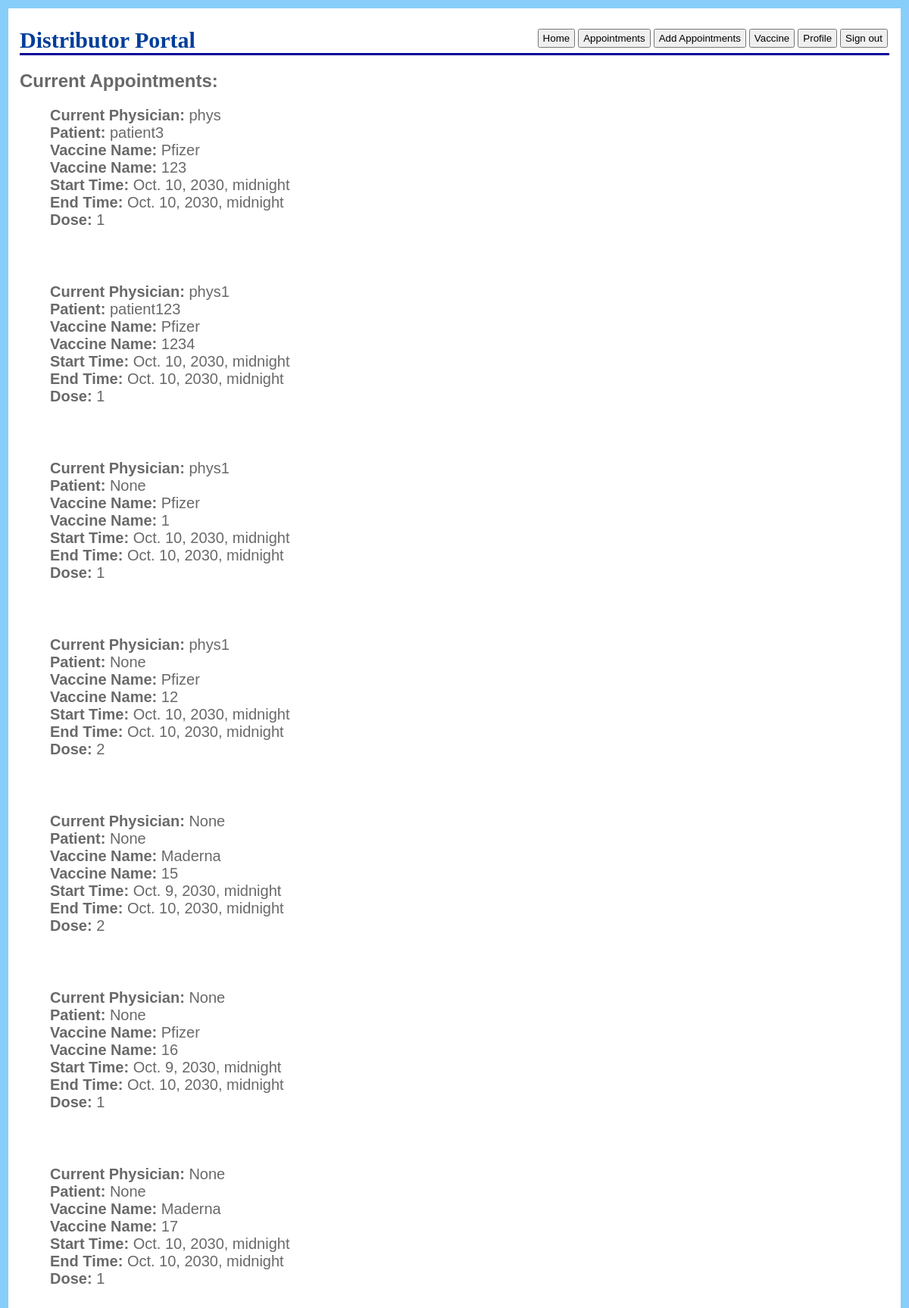
Before: /user/distributor/appointments (signed in) with the older database file.
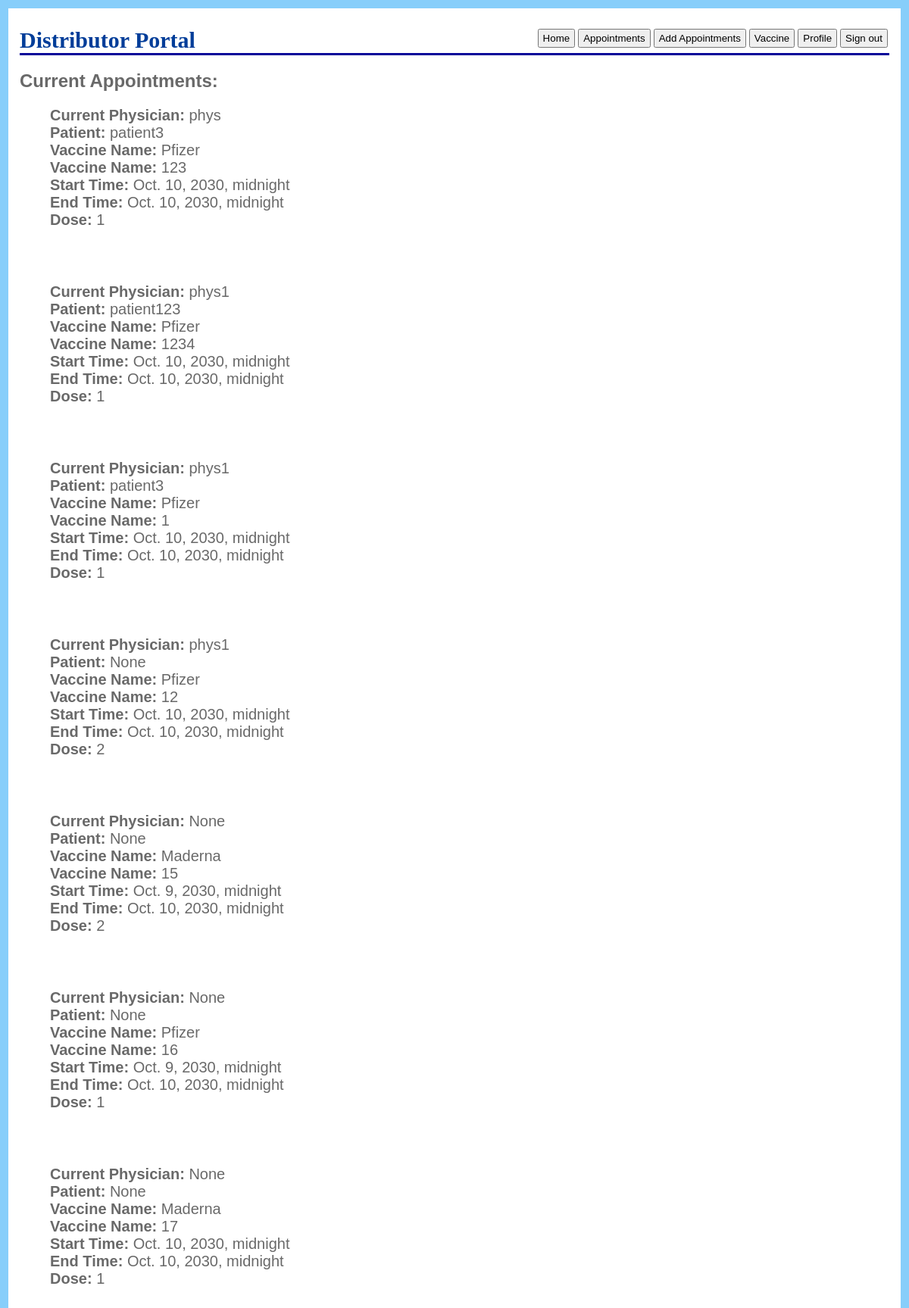
After: the same page with the newer database file.
### user/models.py (models this page shows, shortened)
class Appointment(models.Model):
    start_time = models.DateTimeField()
    end_time = models.DateTimeField()
    physician = models.ForeignKey('Physician', on_delete=models.CASCADE, default=None, null=True)
    patient = models.ForeignKey('Patient', on_delete=models.CASCADE, default=None, null=True)
    distributor = models.ForeignKey('Distributor', on_delete=models.CASCADE, default=None)
    vaccine_name = models.OneToOneField(Vaccine, on_delete=models.RESTRICT, max_length=256)
    dose = models.IntegerField(default=1)

class Physician(models.Model):
    user = models.OneToOneField(Account, on_delete=models.CASCADE, default=None)
    distributor = models.ForeignKey('Distributor', on_delete=models.CASCADE)
    def __str__(self):
        return self.user.username

class Account(AbstractUser):
    is_patient = models.BooleanField(default=False)
    is_physician = models.BooleanField(default=False)
    is_distributor = models.BooleanField(default=False)
    address_line = models.CharField(max_length=256)
    zip_code = models.CharField(max_length=12)
    city = models.CharField(max_length=256)
    state = models.CharField(max_length=256)
    country = models.CharField(max_length=256)

class Patient(models.Model):
    user = models.OneToOneField(Account, on_delete=models.CASCADE, default=None)
    age = models.IntegerField(default=0)
    preexisting = MultiSelectField(choices=preexistingChoices, default=None)
    occupation = MultiSelectField(choices=occupationChoices, default=None)
    living_situation = MultiSelectField(choices=livingChoices, default=None)
    def __str__(self):
        return self.user.username

class Vaccine(models.Model):
    vaccine_id = models.CharField(max_length=256)
    brand = models.CharField(max_length=256)
    dose_required = models.IntegerField()
    expiration_date = models.DateField()

### user/views.py (the view)
# urls.py: path('distributor/appointments', DistributorAppointmentView.as_view(), name='distributor_appointments'),
@method_decorator([login_required, distributor_required], name='dispatch')
class DistributorAppointmentView(ListView):
    model = Appointment
    template_name = 'user/distributor_appointments.html'
    def get_queryset(self):
        queryset = Appointment.objects.all()
        filtered_queryset = [_ for _ in queryset if _.distributor.user.username == self.request.user.username]
        return filtered_queryset

### user/templates/user/distributor_appointments.html (shortened to what this page needs)
<!DOCTYPE html>
<html lang="en">
<head>
</head>
<body>
    <div id="main">
        <h1>
            Distributor Portal
            <button onClick="window.location='/user/logout';" type="button">Sign out</button>
            <button onClick="window.location='/user/distributor/profile';" type="button">Profile</button>
            <button onClick="window.location='/user/distributor/vaccine';" type="button">Vaccine</button>
            <button onClick="window.location='/user/distributor/appointments/add';" type="button">Add Appointments</button>
            <button onClick="window.location='/user/distributor/appointments';" type="button">Appointments</button>
            <button onClick="window.location='/user/distributor';" type="button">Home</button>
        </h1>
        <h2>
            Current Appointments:
        </h2>
        <ul>
            {% for appointment in object_list %}
            <li><b>Current Physician:</b> {{ appointment.physician }}</li>
            <li><b>Patient:</b> {{ appointment.patient }}</li>
            <li><b>Vaccine Name:</b> {{ appointment.vaccine_name.brand }}</li>
            <li><b>Vaccine Name:</b> {{ appointment.vaccine_name.vaccine_id }}</li>
            <li><b>Start Time:</b> {{ appointment.start_time  }}</li>
            <li><b>End Time:</b> {{ appointment.end_time }}</li>
            <li><b>Dose:</b> {{ appointment.dose }}</li>
            <br />
            <br />
            <br />
            <br />
            {% empty %}
            <li>No appointments yet.</li>
            {% endfor %}
        </ul>
</body>
</html>

### user/templates/user/distributor_appointments.html (style rules this page uses)
body { background-image: url("https://blog.saleslayer.com/hubfs/distribution-policy.jpg"); background-size: 100%; }
body { font-family: "Trebuchet MS", Verdana, sans-serif; font-size: 16px; background-color: lightskyblue; color: #696969; padding: 3px; }
#main { padding: 5px; padding-left: 15px; padding-right: 15px; padding-bottom: 25px; background-color: #ffffff; border-radius: 0 0 5px 5px; }
h1 { font-family: Georgia, serif; border-bottom: 3px solid #030099; color: #003d99; font-size: 30px; }
button { float: right; padding: 3px; padding-left: 5px; padding-right: 5px; margin: 2px; }
li { list-style-type: none; margin: 0; padding: 0; font-size: 20px; }

Changed rows visible on the page:
changed Appointment (number 3 of 7 on the later page): patient "None" → "patient3"
